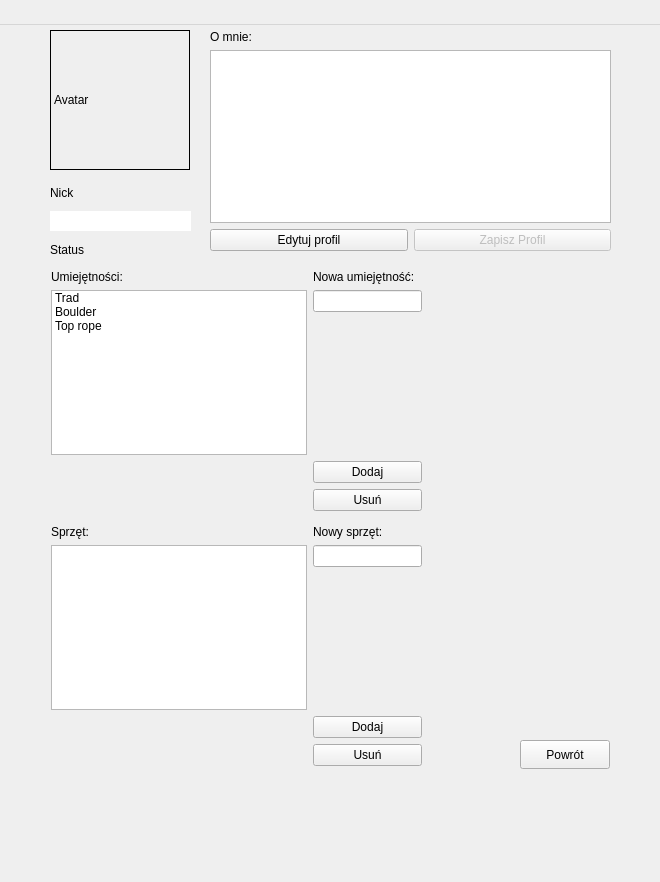
<?xml version="1.0" encoding="UTF-8"?>
<ui version="4.0">
 <class>Profil</class>
 <widget class="QWidget" name="Profil">
  <property name="geometry">
   <rect>
    <x>0</x>
    <y>0</y>
    <width>660</width>
    <height>882</height>
   </rect>
  </property>
  <property name="minimumSize">
   <size>
    <width>140</width>
    <height>140</height>
   </size>
  </property>
  <property name="windowTitle">
   <string>MainWindow</string>
  </property>
  <widget class="QWidget" name="centralwidget" native="true">
   <property name="geometry">
    <rect>
     <x>0</x>
     <y>0</y>
     <width>670</width>
     <height>866</height>
    </rect>
   </property>
   <widget class="QLabel" name="Avatar_label">
    <property name="geometry">
     <rect>
      <x>50</x>
      <y>30</y>
      <width>140</width>
      <height>140</height>
     </rect>
    </property>
    <property name="maximumSize">
     <size>
      <width>140</width>
      <height>140</height>
     </size>
    </property>
    <property name="frameShape">
     <enum>QFrame::Shape::Box</enum>
    </property>
    <property name="text">
     <string>Avatar</string>
    </property>
   </widget>
   <widget class="QWidget" name="layoutWidget">
    <property name="geometry">
     <rect>
      <x>50</x>
      <y>180</y>
      <width>141</width>
      <height>82</height>
     </rect>
    </property>
    <layout class="QVBoxLayout" name="verticalLayout_2">
     <item>
      <widget class="QLabel" name="nick_label">
       <property name="text">
        <string>Nick</string>
       </property>
      </widget>
     </item>
     <item>
      <widget class="QLineEdit" name="nick_lineEdit">
       <property name="frame">
        <bool>false</bool>
       </property>
      </widget>
     </item>
     <item>
      <widget class="QLabel" name="status_label">
       <property name="text">
        <string>Status</string>
       </property>
      </widget>
     </item>
    </layout>
   </widget>
   <widget class="QWidget" name="layoutWidget">
    <property name="geometry">
     <rect>
      <x>51</x>
      <y>525</y>
      <width>371</width>
      <height>241</height>
     </rect>
    </property>
    <layout class="QFormLayout" name="formLayout_2">
     <item row="0" column="0">
      <widget class="QLabel" name="info3">
       <property name="text">
        <string>Sprzęt:</string>
       </property>
      </widget>
     </item>
     <item row="0" column="1">
      <widget class="QLabel" name="info4">
       <property name="text">
        <string>Nowy sprzęt:</string>
       </property>
      </widget>
     </item>
     <item row="1" column="0">
      <widget class="QListWidget" name="eq_ListWidget"/>
     </item>
     <item row="1" column="1">
      <widget class="QLineEdit" name="eq_LineEdit"/>
     </item>
     <item row="2" column="1">
      <layout class="QVBoxLayout" name="verticalLayout_3">
       <item>
        <widget class="QPushButton" name="add_eq">
         <property name="text">
          <string>Dodaj</string>
         </property>
        </widget>
       </item>
       <item>
        <widget class="QPushButton" name="remove_eq">
         <property name="text">
          <string>Usuń</string>
         </property>
        </widget>
       </item>
      </layout>
     </item>
    </layout>
   </widget>
   <widget class="QWidget" name="layoutWidget">
    <property name="geometry">
     <rect>
      <x>51</x>
      <y>270</y>
      <width>371</width>
      <height>241</height>
     </rect>
    </property>
    <layout class="QFormLayout" name="formLayout">
     <item row="0" column="0">
      <widget class="QLabel" name="info1">
       <property name="text">
        <string>Umiejętności:</string>
       </property>
      </widget>
     </item>
     <item row="0" column="1">
      <widget class="QLabel" name="info2">
       <property name="text">
        <string>Nowa umiejętność:</string>
       </property>
      </widget>
     </item>
     <item row="1" column="0">
      <widget class="QListWidget" name="skills_ListWidget">
       <item>
        <property name="text">
         <string>Trad</string>
        </property>
       </item>
       <item>
        <property name="text">
         <string>Boulder</string>
        </property>
       </item>
       <item>
        <property name="text">
         <string>Top rope</string>
        </property>
       </item>
      </widget>
     </item>
     <item row="1" column="1">
      <widget class="QLineEdit" name="skill_LineEdit"/>
     </item>
     <item row="2" column="1">
      <layout class="QVBoxLayout" name="verticalLayout_4">
       <item>
        <widget class="QPushButton" name="add_skill">
         <property name="enabled">
          <bool>true</bool>
         </property>
         <property name="text">
          <string>Dodaj</string>
         </property>
        </widget>
       </item>
       <item>
        <widget class="QPushButton" name="remove_skill">
         <property name="text">
          <string>Usuń</string>
         </property>
        </widget>
       </item>
      </layout>
     </item>
    </layout>
   </widget>
   <widget class="QWidget" name="layoutWidget">
    <property name="geometry">
     <rect>
      <x>210</x>
      <y>30</y>
      <width>401</width>
      <height>221</height>
     </rect>
    </property>
    <layout class="QVBoxLayout" name="verticalLayout">
     <item>
      <widget class="QLabel" name="info5">
       <property name="text">
        <string>O mnie:</string>
       </property>
      </widget>
     </item>
     <item>
      <widget class="QTextEdit" name="profile_info">
       <property name="readOnly">
        <bool>true</bool>
       </property>
      </widget>
     </item>
     <item>
      <layout class="QHBoxLayout" name="horizontalLayout">
       <item>
        <widget class="QPushButton" name="accedit_button">
         <property name="text">
          <string>Edytuj profil</string>
         </property>
        </widget>
       </item>
       <item>
        <widget class="QPushButton" name="accsave_button">
         <property name="enabled">
          <bool>false</bool>
         </property>
         <property name="text">
          <string>Zapisz Profil</string>
         </property>
        </widget>
       </item>
      </layout>
     </item>
    </layout>
   </widget>
   <widget class="QPushButton" name="cofnijTemp">
    <property name="geometry">
     <rect>
      <x>520</x>
      <y>740</y>
      <width>90</width>
      <height>29</height>
     </rect>
    </property>
    <property name="text">
     <string>Powrót</string>
    </property>
   </widget>
  </widget>
  <widget class="QMenuBar" name="menubar">
   <property name="geometry">
    <rect>
     <x>0</x>
     <y>0</y>
     <width>660</width>
     <height>25</height>
    </rect>
   </property>
  </widget>
 </widget>
 <resources/>
 <connections/>
</ui>
